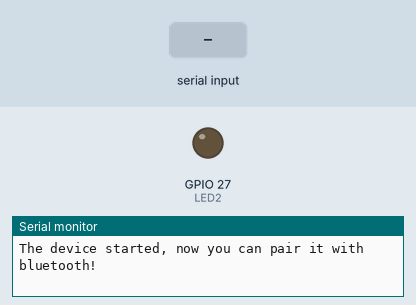
This sketch was run on a simulated ESP32. On the bench: output pins drawn as LEDs (lit = HIGH), the last lines printed to the serial monitor. Inputs (shaded band) come from the test bench. Nothing arrives over Bluetooth unless stated.

Above: at 1.2 s.
1.3 s: "o" received over the second serial link
At 1.6 s:
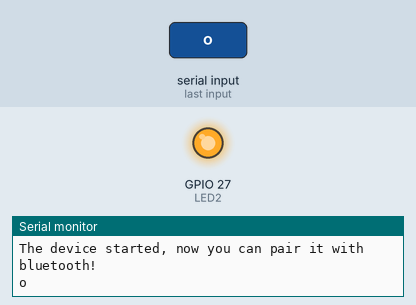
2.8 s: "x" received over the second serial link
At 3.9 s:
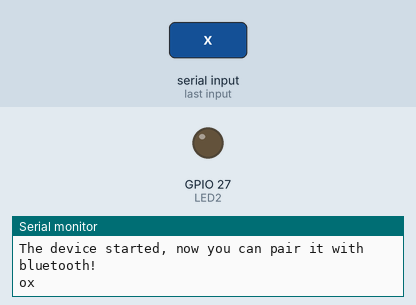
Timing chart, 0 to 5.8 s (numbered marks = the images above; inputs shaded):
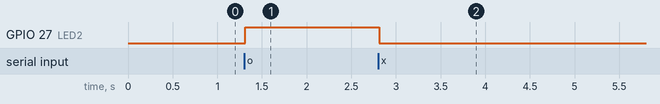

The sketch:

BluetoothTest.ino
```cpp
#include "BluetoothSerial.h"

#if !defined(CONFIG_BT_ENABLED) || !defined(CONFIG_BLUEDROID_ENABLED)
#error Bluetooth is not enabled! Please run `make menuconfig` to and enable it
#endif

BluetoothSerial SerialBT;

#define LED2 27

void setup() {
  Serial.begin(115200);
  SerialBT.begin("ESP32test");
  Serial.println("The device started, now you can pair it with bluetooth!");

  pinMode(LED2, OUTPUT);
}

void loop() {
  if (Serial.available()) {
    SerialBT.write(Serial.read());
  }

  if (SerialBT.available()) {
    char txt = SerialBT.read();
    Serial.write(txt);
    if(txt == 'o'){
        digitalWrite(LED2, HIGH);
    } else if(txt == 'x'){
        digitalWrite(LED2, LOW);
    }
  }
  delay(20);
}
```

Measured:
- after the input at 1.3 s, GPIO 27 (LED2): LOW → HIGH at once
- after the input at 2.8 s, GPIO 27 (LED2): HIGH → LOW at once
